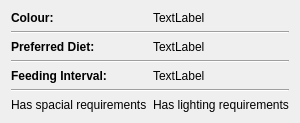
   <widget class="QWidget" name="tabLizard">
    <attribute name="title">
     <string>Species Attributes</string>
    </attribute>
    <layout class="QVBoxLayout" name="verticalLayout_6">
     <item>
      <layout class="QHBoxLayout" name="horizontalLayout_9">
       <item>
        <widget class="QLabel" name="label_3">
         <property name="font">
          <font>
           <weight>75</weight>
           <bold>true</bold>
          </font>
         </property>
         <property name="text">
          <string>Colour:</string>
         </property>
        </widget>
       </item>
       <item>
        <widget class="QLabel" name="lbColourLizard">
         <property name="text">
          <string>TextLabel</string>
         </property>
        </widget>
       </item>
      </layout>
     </item>
     <item>
      <widget class="Line" name="line_6">
       <property name="orientation">
        <enum>Qt::Horizontal</enum>
       </property>
      </widget>
     </item>
     <item>
      <layout class="QHBoxLayout" name="horizontalLayout_8">
       <item>
        <widget class="QLabel" name="label_6">
         <property name="font">
          <font>
           <weight>75</weight>
           <bold>true</bold>
          </font>
         </property>
         <property name="text">
          <string>Preferred Diet:</string>
         </property>
        </widget>
       </item>
       <item>
        <widget class="QLabel" name="lbPreferredDiet">
         <property name="text">
          <string>TextLabel</string>
         </property>
        </widget>
       </item>
      </layout>
     </item>
     <item>
      <widget class="Line" name="line_7">
       <property name="orientation">
        <enum>Qt::Horizontal</enum>
       </property>
      </widget>
     </item>
     <item>
      <layout class="QHBoxLayout" name="horizontalLayout_7">
       <item>
        <widget class="QLabel" name="label_8">
         <property name="font">
          <font>
           <weight>75</weight>
           <bold>true</bold>
          </font>
         </property>
         <property name="text">
          <string>Feeding Interval:</string>
         </property>
        </widget>
       </item>
       <item>
        <widget class="QLabel" name="lbFeeding">
         <property name="text">
          <string>TextLabel</string>
         </property>
        </widget>
       </item>
      </layout>
     </item>
     <item>
      <widget class="Line" name="line_8">
       <property name="orientation">
        <enum>Qt::Horizontal</enum>
       </property>
      </widget>
     </item>
     <item>
      <layout class="QHBoxLayout" name="horizontalLayout_6">
       <item>
        <widget class="QLabel" name="lbSpacialReq">
         <property name="text">
          <string>Has spacial requirements</string>
         </property>
        </widget>
       </item>
       <item>
        <widget class="QLabel" name="lbLightingReq">
         <property name="text">
          <string>Has lighting requirements</string>
         </property>
        </widget>
       </item>
      </layout>
     </item>
    </layout>
   </widget>
